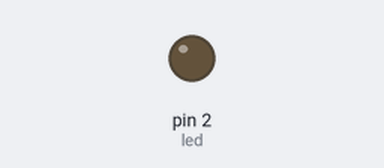
Bench run of a sketch on a simulated Arduino Uno, built with avr-gcc and run on an emulated ATmega328P. On the bench: output pins drawn as LEDs (lit = HIGH).

Above: at 0.6 s.
At 2.6 s:
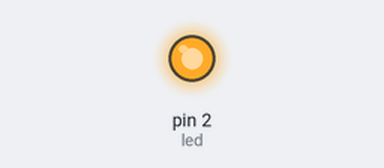
Timing chart, 0 to 6.8 s (numbered marks = the images above):
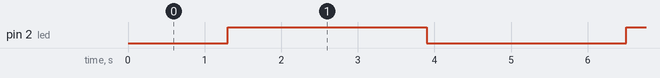

Measured:
- by itself, pin 2 (led): alternates HIGH for 2.6 s and LOW for 2.6 s

The sketch:

sketch-analog-brightness-for-loop.ino
```cpp
const int led = 2;
int  brightness;

void setup(){
  pinMode(led, OUTPUT);
  Serial.begin(9600);

}

void loop(){
  for (brightness=0; brightness<=255; brightness +=5){
  analogWrite(led, brightness);
  delay(50);
}
for (brightness=255; brightness>=0; brightness -=5){
  analogWrite(led, brightness);
  delay(50);
  }
}
```
